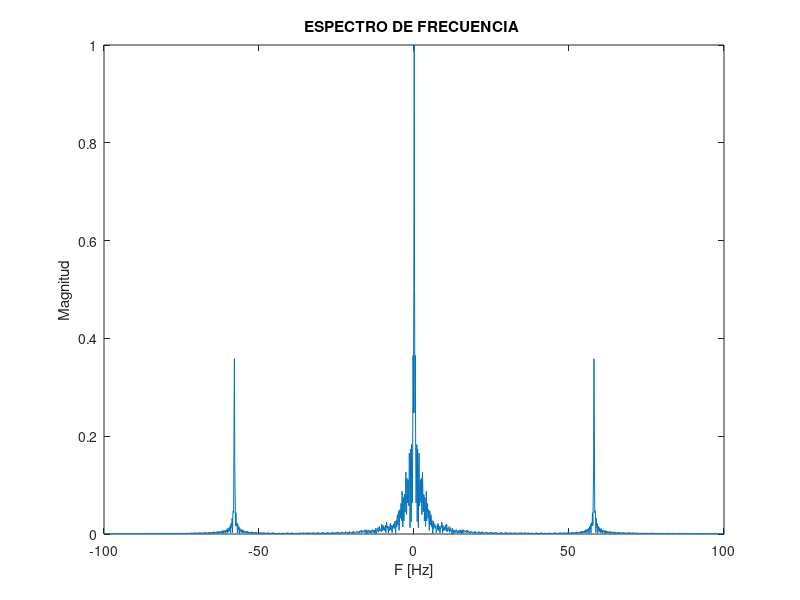

Source code (MATLAB):
clear all,close all,clc

%lectura de datos .mat
load('dato_H1.mat');
x=h;
L=length(x);
Fs=500;
Dur=L/Fs;
E=nextpow2(L);
N=2^E;

X=fft(x,N);
X=fftshift(X);
X_m=abs(X);
%Normalizar: 0-1
X_m=X_m/max(X_m);
F=linspace(-Fs/2,Fs/2,N);
plot(F,X_m);
title('ESPECTRO DE FRECUENCIA ')
xlabel('F [Hz]')
ylabel('Magnitud')
xlim([-100,100])


 
